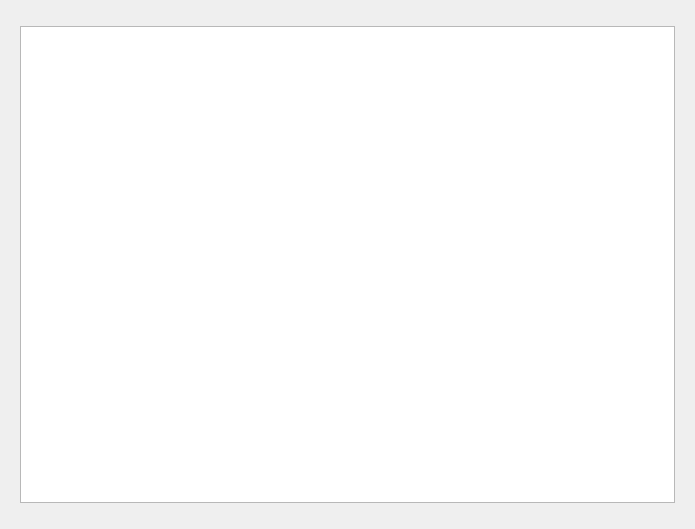
<?xml version="1.0" encoding="UTF-8"?>
<ui version="4.0">
 <class>HUD</class>
 <widget class="QWidget" name="HUD">
  <property name="geometry">
   <rect>
    <x>0</x>
    <y>0</y>
    <width>695</width>
    <height>529</height>
   </rect>
  </property>
  <property name="windowTitle">
   <string>Form</string>
  </property>
  <layout class="QVBoxLayout" name="verticalLayout">
   <item>
    <layout class="QHBoxLayout" name="upper_layout">
     <item>
      <widget class="HUDLabel" name="upper_taskbar" native="true"/>
     </item>
    </layout>
   </item>
   <item>
    <layout class="QHBoxLayout" name="horizontalLayout">
     <item>
      <widget class="QStackedWidget" name="stackedWidget">
       <property name="currentIndex">
        <number>1</number>
       </property>
       <widget class="QWidget" name="page">
        <layout class="QGridLayout" name="gridLayout">
         <item row="0" column="0">
          <widget class="QTextBrowser" name="whatsnews">
           <property name="sizePolicy">
            <sizepolicy hsizetype="Expanding" vsizetype="MinimumExpanding">
             <horstretch>0</horstretch>
             <verstretch>0</verstretch>
            </sizepolicy>
           </property>
           <property name="minimumSize">
            <size>
             <width>300</width>
             <height>300</height>
            </size>
           </property>
           <property name="html">
            <string>&lt;!DOCTYPE HTML PUBLIC &quot;-//W3C//DTD HTML 4.0//EN&quot; &quot;http://www.w3.org/TR/REC-html40/strict.dtd&quot;&gt;
&lt;html&gt;&lt;head&gt;&lt;meta name=&quot;qrichtext&quot; content=&quot;1&quot; /&gt;&lt;style type=&quot;text/css&quot;&gt;
p, li { white-space: pre-wrap; }
&lt;/style&gt;&lt;/head&gt;&lt;body style=&quot; font-family:'MS Shell Dlg 2'; font-size:8.25pt; font-weight:400; font-style:normal;&quot;&gt;
&lt;p style=&quot; margin-top:0px; margin-bottom:0px; margin-left:0px; margin-right:0px; -qt-block-indent:0; text-indent:0px;&quot;&gt;&lt;span style=&quot; font-size:10pt; font-weight:600;&quot;&gt;WELCOME TO HYPERBORG!&lt;/span&gt;&lt;br /&gt;&lt;br /&gt;This application is still before POC (proof of concept) state, so it is basically not useful for anything.&lt;/p&gt;
&lt;p style=&quot;-qt-paragraph-type:empty; margin-top:0px; margin-bottom:0px; margin-left:0px; margin-right:0px; -qt-block-indent:0; text-indent:0px;&quot;&gt;&lt;br /&gt;&lt;/p&gt;
&lt;p style=&quot; margin-top:0px; margin-bottom:0px; margin-left:0px; margin-right:0px; -qt-block-indent:0; text-indent:0px;&quot;&gt;Currently this is an example of how HyperBorg basic GUI would look like, but there are a lot of things to be done before it can go online and you could test it with your devices.&lt;br /&gt;&lt;br /&gt;Please stay tuned and check &lt;a href=&quot; https://hyperborg.com&quot;&gt;&lt;span style=&quot; font-size:8pt; text-decoration: underline; color:#0000ff;&quot;&gt;https://hyperborg.com&lt;/span&gt;&lt;/a&gt; frequently!&lt;/p&gt;
&lt;p style=&quot; margin-top:0px; margin-bottom:0px; margin-left:0px; margin-right:0px; -qt-block-indent:0; text-indent:0px;&quot;&gt;&lt;span style=&quot; font-size:10pt; font-weight:600;&quot;&gt;&lt;br /&gt;WHAT'S NEXT?&lt;br /&gt;&lt;br /&gt;&lt;/span&gt;&lt;span style=&quot; font-size:8pt;&quot;&gt;Now the GUI is here, we need to focus on the communication and database. The next step would be to create the node-network. When that is online, all the log output should appear here, right after this box. Second, we need to pass information from one of the node's SQL server to the graph below. When that connections is available, you could see and use controls for that (not yet visible).&lt;br /&gt;&lt;/span&gt;&lt;br /&gt;&lt;/p&gt;&lt;/body&gt;&lt;/html&gt;</string>
           </property>
          </widget>
         </item>
        </layout>
       </widget>
       <widget class="QWidget" name="page_2">
        <layout class="QGridLayout" name="gridLayout_2">
         <item row="0" column="0">
          <widget class="QTextBrowser" name="log">
           <property name="styleSheet">
            <string notr="true">QTabWidget {  background-color: rgba(100,200,100,50); 
     border-color: rgba(64, 97, 114, 100); 
     color: rgb(255, 255, 255); }&quot;
</string>
           </property>
          </widget>
         </item>
        </layout>
       </widget>
      </widget>
     </item>
     <item>
      <layout class="QGridLayout" name="buttongrid"/>
     </item>
    </layout>
   </item>
   <item>
    <layout class="QHBoxLayout" name="lower_layout">
     <item>
      <widget class="HUDLabel" name="lower_taskbar" native="true"/>
     </item>
    </layout>
   </item>
  </layout>
 </widget>
 <customwidgets>
  <customwidget>
   <class>HUDLabel</class>
   <extends>QWidget</extends>
   <header location="global">hudlabel.h</header>
   <container>1</container>
  </customwidget>
 </customwidgets>
 <resources/>
 <connections/>
</ui>
